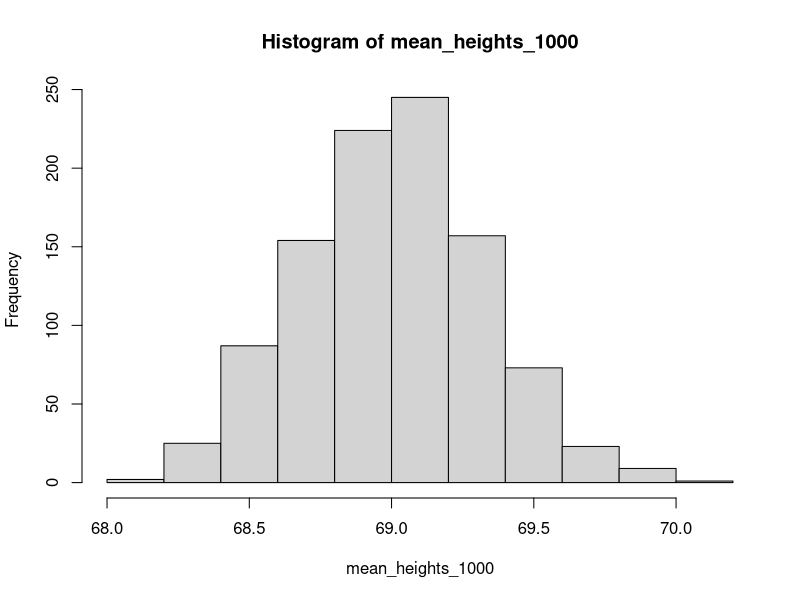
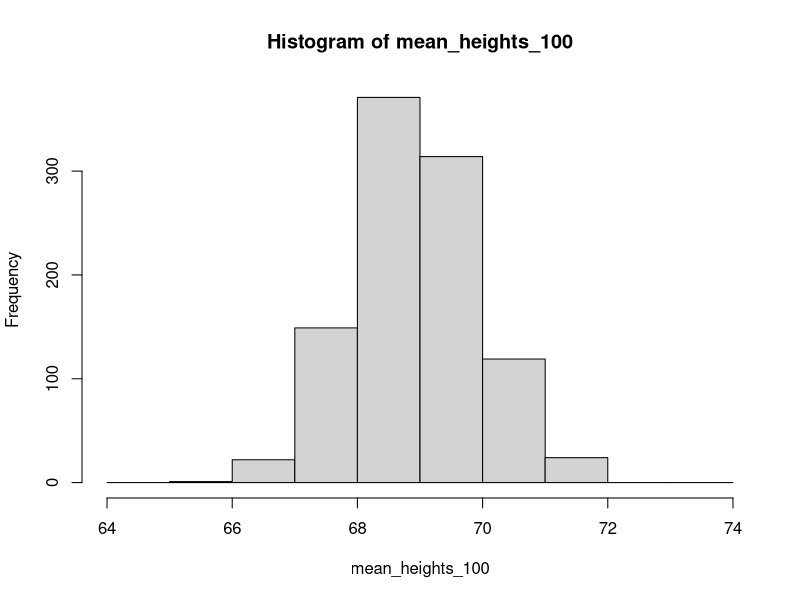
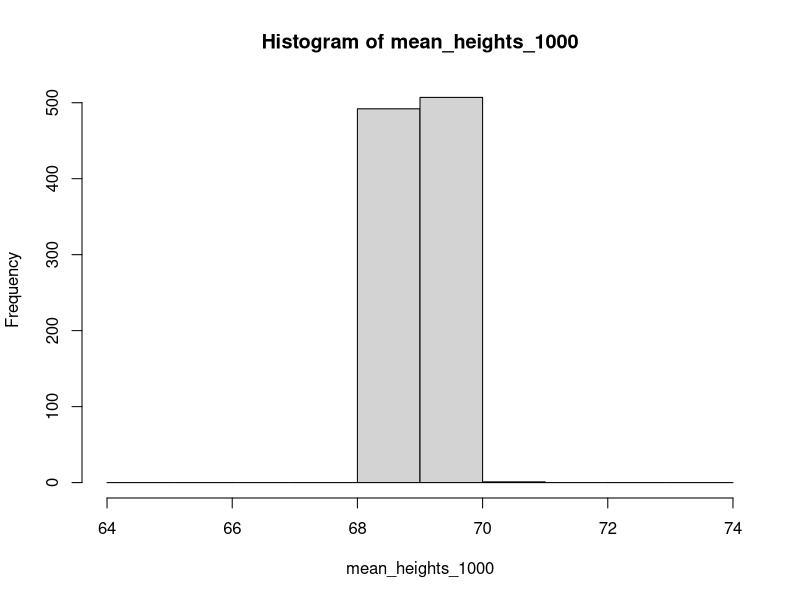
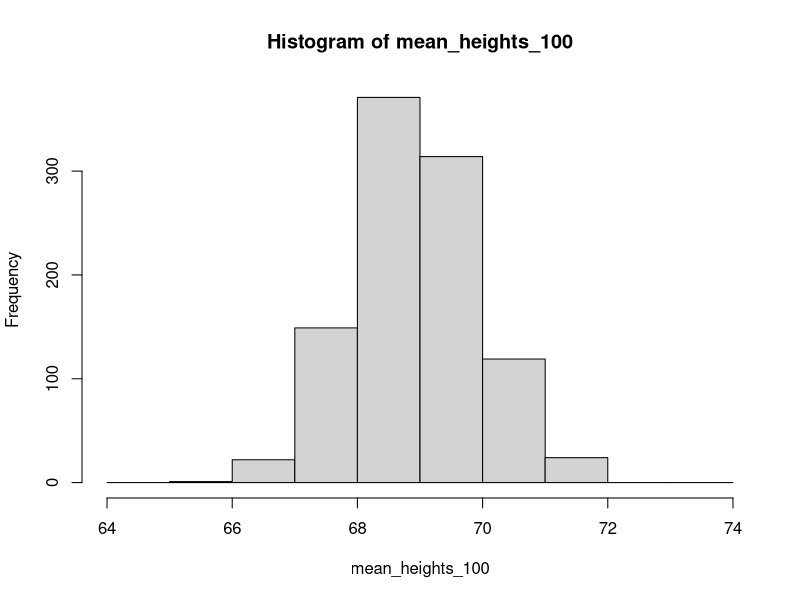
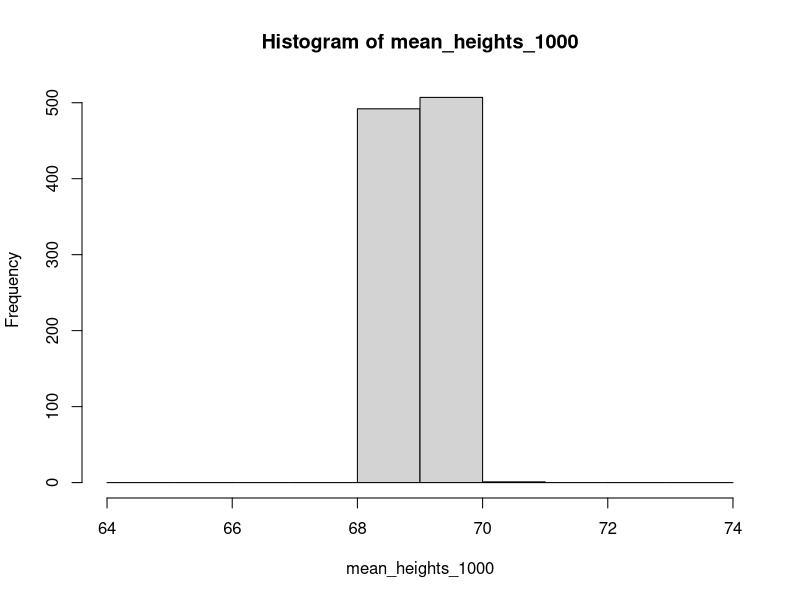
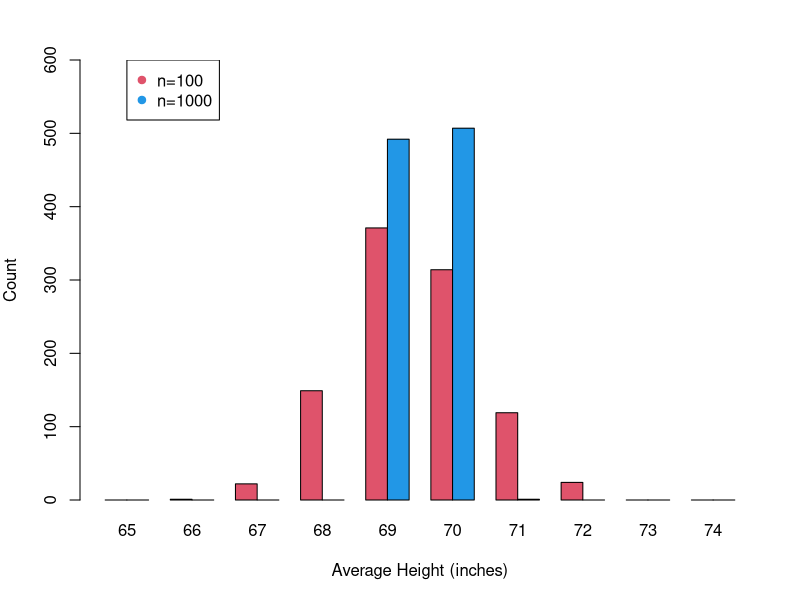

The R script that drew these images, in order:
#"Plot Exercises Day 1" 

## Exercise 1 
#mean = 69 sd = 10 

for (cc in 1:1000) {
  if (cc == 1) {
  get_heights <- rnorm(1000, mean=69, sd=10)
  heights_100 <- sample(get_heights, 100)
  mean_heights_100 <- mean(heights_100)}
  if (cc > 1) {
  get_heights <- rnorm(1000, mean=69, sd=10)
  heights_100 <- sample(get_heights, 100)
  mean_heights_100<-rbind(mean_heights_100,mean(heights_100))}
}

#
for (cc in 1:1000) {
  if (cc == 1) {
    get_heights <- rnorm(1000, mean=69, sd=10)
    heights_100 <- sample(get_heights, 1000)
    mean_heights_1000<- mean(heights_100)}
  if (cc > 1) {
    get_heights <- rnorm(1000, mean=69, sd=10)
    heights_100 <- sample(get_heights, 1000)
    mean_heights_1000<-rbind(mean_heights_1000,mean(heights_100))}
}
head(mean_heights_100)
head(mean_heights_1000)
max(mean_heights_1000)
min(mean_heights_1000)
hist(mean_heights_1000)
bins<-seq(64,74,by=1)
hist(mean_heights_100,breaks=bins)$breaks
hist(mean_heights_1000,breaks=bins)$breaks
counts_100<-hist(mean_heights_100,breaks=bins)$counts
counts_1000<-hist(mean_heights_1000,breaks=bins)$counts
par(mfrow=c(1,1), mar=c(5, 4, 3, 2))
barplot(rbind(counts_100,counts_1000),col=c(2,4),beside=T,xlab="Average Height (inches)",ylab="Count",names.arg=seq(65,74,by=1), ylim=c(0,600))
legend(2,600,c("n=100","n=1000"),col=c(2,4), pch = 19)



